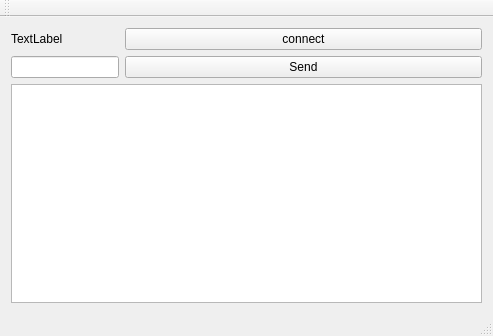
<?xml version="1.0" encoding="UTF-8"?>
<ui version="4.0">
 <class>MainWindow</class>
 <widget class="QMainWindow" name="MainWindow">
  <property name="geometry">
   <rect>
    <x>0</x>
    <y>0</y>
    <width>493</width>
    <height>336</height>
   </rect>
  </property>
  <property name="windowTitle">
   <string>MainWindow</string>
  </property>
  <widget class="QWidget" name="centralWidget">
   <layout class="QFormLayout" name="formLayout">
    <item row="0" column="0">
     <widget class="QLabel" name="label">
      <property name="text">
       <string>TextLabel</string>
      </property>
     </widget>
    </item>
    <item row="0" column="1">
     <widget class="QPushButton" name="pushButton_Connect">
      <property name="text">
       <string>connect</string>
      </property>
     </widget>
    </item>
    <item row="1" column="0">
     <widget class="QLineEdit" name="lineEdit"/>
    </item>
    <item row="1" column="1">
     <widget class="QPushButton" name="pushButton_Send">
      <property name="text">
       <string>Send</string>
      </property>
     </widget>
    </item>
    <item row="2" column="0" colspan="2">
     <widget class="QTextBrowser" name="textBrowser"/>
    </item>
   </layout>
  </widget>
  <widget class="QMenuBar" name="menuBar">
   <property name="geometry">
    <rect>
     <x>0</x>
     <y>0</y>
     <width>493</width>
     <height>17</height>
    </rect>
   </property>
  </widget>
  <widget class="QToolBar" name="mainToolBar">
   <attribute name="toolBarArea">
    <enum>TopToolBarArea</enum>
   </attribute>
   <attribute name="toolBarBreak">
    <bool>false</bool>
   </attribute>
  </widget>
  <widget class="QStatusBar" name="statusBar"/>
 </widget>
 <layoutdefault spacing="6" margin="11"/>
 <resources/>
 <connections/>
</ui>
